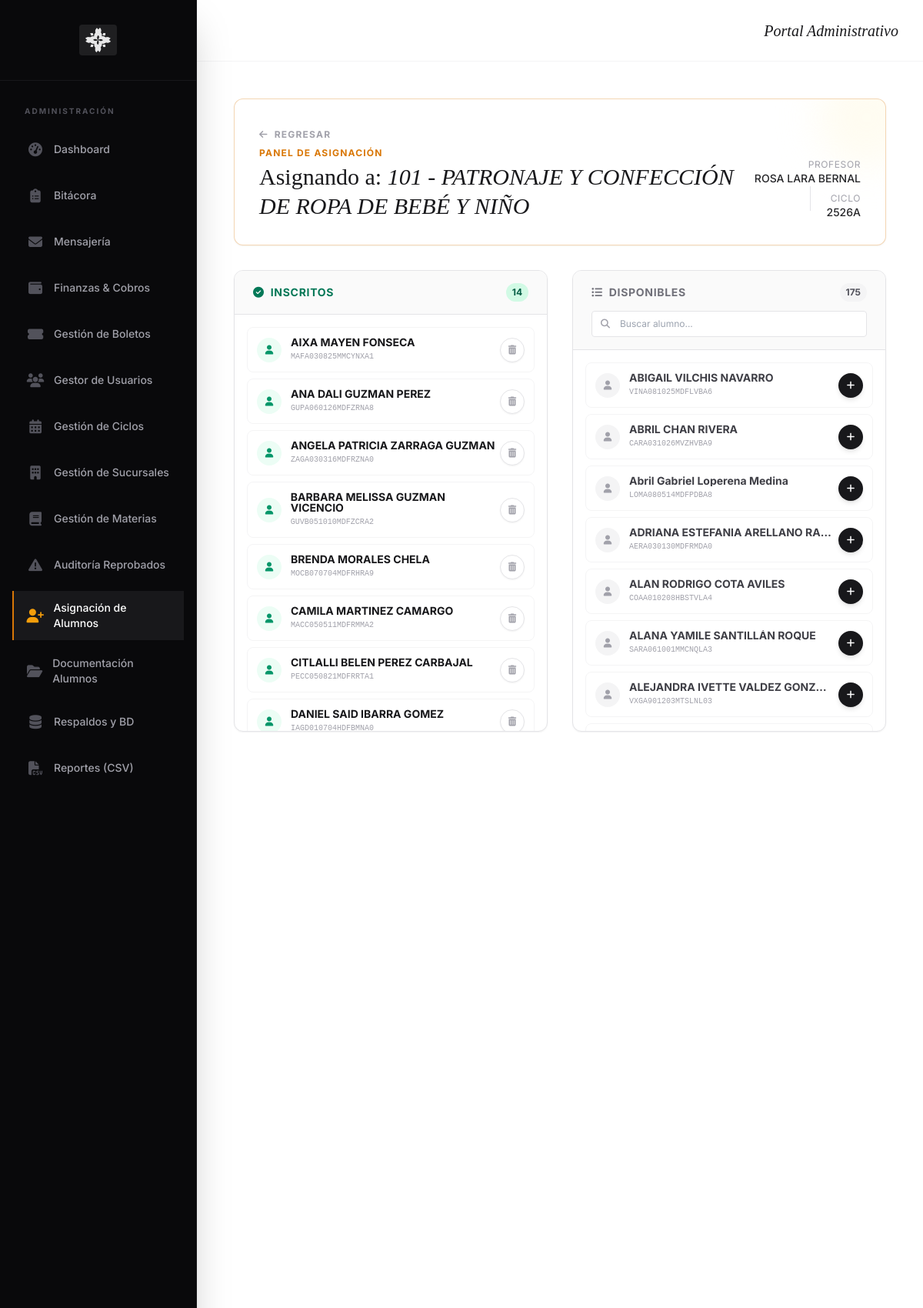
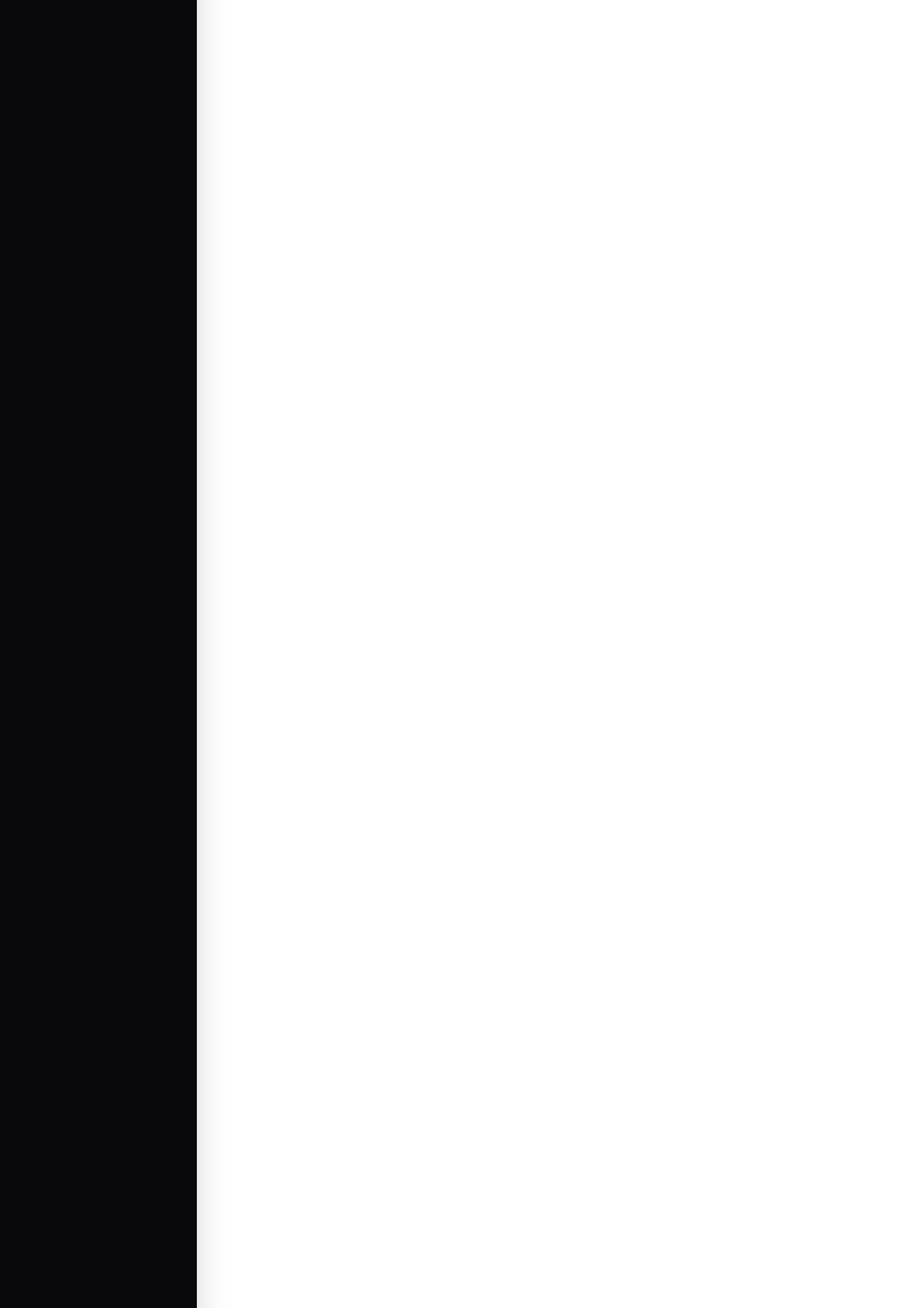
Page /front/admin/dashboard.php?page=asignacion&clase_id=107 (signed in, upper part) on the committed database (2 pictures, top to bottom).
### tables this page shows
CREATE TABLE `Clases` (
  `id` int(11) NOT NULL,
  `materia_id` int(11) NOT NULL,
  `profesor_id` int(11) NOT NULL,
  `ciclo_id` int(11) NOT NULL,
  `sucursal_id` int(11) NOT NULL,
  `grupo` varchar(50) DEFAULT 'A'
);

CREATE TABLE `Materias` (
  `id` int(11) NOT NULL,
  `nombre_materia` varchar(255) NOT NULL,
  `semestre` int(11) NOT NULL COMMENT 'Número del 1 al 6 para saber a qué semestre pertenece'
);

CREATE TABLE `Usuarios` (
  `id` int(11) NOT NULL,
  `nombre_completo` varchar(255) NOT NULL,
  `curp` varchar(18) NOT NULL COMMENT 'Se usará como nombre de usuario para el login',
  `password_hash` varchar(255) DEFAULT NULL COMMENT 'Contraseña encriptada, NULL si no ha sido creada',
  `perfil_id` int(11) NOT NULL,
  `estado` enum('activo','inactivo') NOT NULL DEFAULT 'activo' COMMENT 'Estado del usuario en el sistema',
  `fecha_creacion` timestamp NOT NULL DEFAULT current_timestamp(),
  `forma` enum('presencial','online','no aplica') DEFAULT 'no aplica',
  `cuenta_deposito_id` int(11) DEFAULT NULL
);

CREATE TABLE `Ciclos_Escolares` (
  `id` int(11) NOT NULL,
  `nombre_ciclo` varchar(100) NOT NULL COMMENT 'Ej: Apertura 2025, Cierre 2025',
  `fecha_inicio` date NOT NULL,
  `fecha_fin` date NOT NULL,
  `estado` enum('activo','inactivo','cerrado') NOT NULL DEFAULT 'inactivo' COMMENT 'Activo: ciclo actual. Inactivo: futuro. Cerrado: pasado.'
);

CREATE TABLE `Inscripciones` (
  `id` int(11) NOT NULL,
  `alumno_id` int(11) NOT NULL COMMENT 'Referencia al ID del usuario alumno',
  `clase_id` int(11) NOT NULL COMMENT 'Referencia al ID de la clase (materia+profesor+ciclo)',
  `calificacion_final` decimal(5,2) DEFAULT NULL COMMENT 'La calificación final, se calculará después'
);

### front/admin/body_asignacion.php (the view, shortened to what this page needs)
<?php
require '../../back/db_connect.php';
$clase_id = (int) $_GET['clase_id'];
$sql_clase_details = "SELECT m.nombre_materia, u.nombre_completo as profesor_nombre, ce.nombre_ciclo, c.materia_id, c.ciclo_id
                      FROM Clases c
                      JOIN Materias m ON c.materia_id = m.id
                      JOIN Usuarios u ON c.profesor_id = u.id
                      JOIN Ciclos_Escolares ce ON c.ciclo_id = ce.id
                      WHERE c.id = $clase_id";
$clase_details = $conn->query($sql_clase_details)->fetch_assoc();
$sql_inscritos = "SELECT i.id as inscripcion_id, u.id as alumno_id, u.nombre_completo, u.curp
                  FROM Inscripciones i
                  JOIN Usuarios u ON i.alumno_id = u.id
                  WHERE i.clase_id = $clase_id AND u.perfil_id = 3
                  ORDER BY u.nombre_completo";
$alumnos_inscritos = $conn->query($sql_inscritos)->fetch_all(MYSQLI_ASSOC);
$materia_id = (int) $clase_details['materia_id'];
$ciclo_id = (int) $clase_details['ciclo_id'];
$sql_excluidos = "SELECT DISTINCT i.alumno_id
                  FROM Inscripciones i
                  JOIN Clases c ON i.clase_id = c.id
                  WHERE c.materia_id = $materia_id AND c.ciclo_id = $ciclo_id";
$res_excluidos = $conn->query($sql_excluidos);
$ids_excluidos = [];
while ($row = $res_excluidos->fetch_assoc()) {
    $ids_excluidos[] = $row['alumno_id'];
}
$sql_disponibles = "SELECT id, nombre_completo, curp FROM Usuarios WHERE perfil_id = 3 AND estado = 'Activo'";
if (!empty($ids_excluidos)) {
    $sql_disponibles .= " AND id NOT IN (" . implode(',', $ids_excluidos) . ")";
}
$sql_disponibles .= " ORDER BY nombre_completo";
$alumnos_disponibles = $conn->query($sql_disponibles)->fetch_all(MYSQLI_ASSOC);
?>
<div class="bg-white rounded-xl shadow-sm border border-amber-600/30 p-8 mb-8 relative overflow-hidden">
    <div
        class="absolute top-0 right-0 w-32 h-32 bg-amber-50 rounded-full mix-blend-multiply filter blur-xl opacity-70 translate-x-10 -translate-y-10">
    </div>
    <div class="relative z-10 flex flex-col md:flex-row justify-between items-start md:items-end gap-4">
        <div>
            <a href="dashboard.php?page=materias" class="text-xs font-bold uppercase tracking-widest text-zinc-400 hover:text-zinc-600 mb-2 inline-block transition-colors">
                <i class="fas fa-arrow-left mr-1"></i> Regresar
            </a>
            <p class="text-xs font-bold uppercase tracking-widest text-amber-600 mb-1">Panel de Asignación</p>
            <h2 class="font-serif text-3xl text-zinc-900 leading-tight">
                Asignando a: <span
                    class="italic"><?php echo htmlspecialchars($clase_details['nombre_materia']); ?></span>
            </h2>
        </div>
        <div class="text-right">
            <div class="inline-flex flex-col items-end">
                <span class="text-xs text-zinc-400 uppercase tracking-wider">Profesor</span>
                <span
                    class="text-sm font-medium text-zinc-800"><?php echo htmlspecialchars($clase_details['profesor_nombre']); ?></span>
            </div>
            <div class="inline-flex flex-col items-end mt-2 md:mt-0">
                <span class="text-xs text-zinc-400 uppercase tracking-wider">Ciclo</span>
                <span
                    class="text-sm font-medium text-zinc-800"><?php echo htmlspecialchars($clase_details['nombre_ciclo']); ?></span>
            </div>
        </div>
    </div>
</div>
<div class="grid grid-cols-1 lg:grid-cols-2 gap-8 h-[600px]">
    <div class="flex flex-col h-full bg-white rounded-xl shadow-sm border border-zinc-200 overflow-hidden">
        <div class="px-6 py-4 bg-zinc-50 border-b border-zinc-200 flex justify-between items-center">
            <h5 class="text-sm font-bold uppercase tracking-wider text-emerald-700 flex items-center">
                <i class="fas fa-check-circle mr-2"></i> Inscritos
            </h5>
            <span
                class="bg-emerald-100 text-emerald-800 text-xs font-bold px-2 py-1 rounded-full"><?php echo count($alumnos_inscritos); ?></span>
        </div>
        <div class="flex-1 overflow-y-auto p-4 space-y-2">
            <?php if (empty($alumnos_inscritos)): ?>
                <div class="flex flex-col items-center justify-center h-full text-zinc-400 opacity-60">
                    <i class="fas fa-users-slash text-4xl mb-2"></i>
                    <p class="text-sm">No hay alumnos inscritos.</p>
                </div>
            <?php else: ?>
                <?php foreach ($alumnos_inscritos as $alumno): ?>
                    <div
                        class="group flex items-center justify-between p-3 rounded-lg border border-zinc-100 hover:border-rose-200 hover:bg-rose-50 transition-all">
                        <div class="flex items-center gap-3">
                            <div
                                class="w-8 h-8 rounded-full bg-emerald-50 text-emerald-600 flex items-center justify-center text-xs font-bold">
                                <i class="fas fa-user"></i>
                            </div>
                            <div>
                                <p class="text-sm font-bold text-zinc-900 leading-none">
                                    <?php echo htmlspecialchars($alumno['nombre_completo']); ?>
                                </p>
                                <p class="text-[10px] text-zinc-400 font-mono mt-1">
                                    <?php echo htmlspecialchars($alumno['curp']); ?>
                                </p>
                            </div>
                        </div>
                        <form action="../../back/admin_actions_asignacion.php" method="POST">
                            <button type="submit"
                                class="w-8 h-8 flex items-center justify-center rounded-full bg-white border border-zinc-200 text-zinc-400 hover:bg-rose-500 hover:text-white hover:border-rose-500 transition-all shadow-sm"
                                title="Dar de baja">
                                <i class="fas fa-trash-alt text-xs"></i>
                            </button>
                        </form>
                    </div>
                <?php endforeach; ?>
            <?php endif; ?>
        </div>
    </div>
    <div class="flex flex-col h-full bg-white rounded-xl shadow-sm border border-zinc-200 overflow-hidden">
        <div class="px-6 py-4 bg-zinc-50 border-b border-zinc-200">
            <div class="flex justify-between items-center mb-3">
                <h5 class="text-sm font-bold uppercase tracking-wider text-zinc-500 flex items-center">
                    <i class="fas fa-list-ul mr-2"></i> Disponibles
                </h5>
                <span
                    class="bg-zinc-100 text-zinc-600 text-xs font-bold px-2 py-1 rounded-full"><?php echo count($alumnos_disponibles); ?></span>
            </div>
            <div class="relative">
                <i class="fas fa-search absolute left-3 top-1/2 transform -translate-y-1/2 text-zinc-400 text-xs"></i>
                <input type="text" id="filterAvailable" placeholder="Buscar alumno..."
                    class="w-full pl-9 pr-3 py-2 text-xs border border-zinc-200 rounded focus:border-zinc-800 focus:outline-none bg-white transition-colors">
            </div>
        </div>
        <div class="flex-1 overflow-y-auto p-4 space-y-2" id="availableList">
            <?php if (empty($alumnos_disponibles)): ?>
                <div class="flex flex-col items-center justify-center h-full text-zinc-400 opacity-60">
                    <i class="fas fa-check-circle text-4xl mb-2"></i>
                    <p class="text-sm">Todos los alumnos están inscritos.</p>
                </div>
            <?php else: ?>
                <?php foreach ($alumnos_disponibles as $alumno): ?>
                    <div
                        class="student-item group flex items-center justify-between p-3 rounded-lg border border-zinc-100 hover:bg-zinc-50 transition-all">
                        <div class="flex items-center gap-3 overflow-hidden">
                            <div
                                class="w-8 h-8 rounded-full bg-zinc-100 text-zinc-400 flex items-center justify-center text-xs font-bold flex-shrink-0">
                                <i class="fas fa-user"></i>
                            </div>
                            <div class="truncate">
                                <p class="student-name text-sm font-bold text-zinc-700 leading-none truncate">
                                    <?php echo htmlspecialchars($alumno['nombre_completo']); ?>
                                </p>
                                <p class="text-[10px] text-zinc-400 font-mono mt-1">
                                    <?php echo htmlspecialchars($alumno['curp']); ?>
                                </p>
                            </div>
                        </div>
                        <form action="../../back/admin_actions_asignacion.php" method="POST" class="flex-shrink-0 ml-2">
                            <button type="submit"
                                class="w-8 h-8 flex items-center justify-center rounded-full bg-zinc-900 text-white hover:bg-emerald-600 hover:scale-105 transition-all shadow-md"
                                title="Inscribir">
                                <i class="fas fa-plus text-xs"></i>
                            </button>
                        </form>
                    </div>
                <?php endforeach; ?>
            <?php endif; ?>
        </div>
    </div>
</div>

### front/admin/dashboard.php (style rules this page uses)
body { font-family: 'Inter', sans-serif; }

### rows in the picture
clases: materia.nombre_materia "101 - PATRONAJE Y CONFECCIÓN DE ROPA DE BEBÉ Y NIÑO", profesor.nombre_completo "ROSA LARA BERNAL", ciclo.nombre_ciclo "2526A"
inscripciones: alumno.nombre_completo "AIXA MAYEN FONSECA", alumno.curp "MAFA030825MMCYNXA1"
inscripciones: alumno.nombre_completo "ANA DALI GUZMAN PEREZ", alumno.curp "GUPA060126MDFZRNA8"
inscripciones: alumno.nombre_completo "ANGELA PATRICIA ZARRAGA GUZMAN", alumno.curp "ZAGA030316MDFRZNA0"
inscripciones: alumno.nombre_completo "BARBARA MELISSA GUZMAN VICENCIO", alumno.curp "GUVB051010MDFZCRA2"
inscripciones: alumno.nombre_completo "BRENDA MORALES CHELA", alumno.curp "MOCB070704MDFRHRA9"
inscripciones: alumno.nombre_completo "CAMILA MARTINEZ CAMARGO", alumno.curp "MACC050511MDFRMMA2"
inscripciones: alumno.nombre_completo "CITLALLI BELEN PEREZ CARBAJAL", alumno.curp "PECC050821MDFRRTA1"
inscripciones: alumno.nombre_completo "DANIEL SAID IBARRA GOMEZ", alumno.curp "IAGD010704HDFBMNA0"
usuarios: nombre_completo "ABIGAIL VILCHIS NAVARRO", curp "VINA081025MDFLVBA6"
usuarios: nombre_completo "ABRIL CHAN RIVERA", curp "CARA031026MVZHVBA9"
usuarios: nombre_completo "Abril Gabriel Loperena Medina", curp "LOMA080514MDFPDBA8"
usuarios: nombre_completo "ADRIANA ESTEFANIA ARELLANO RA…", curp "AERA030130MDFRMDA0"
usuarios: nombre_completo "ALAN RODRIGO COTA AVILES", curp "COAA010208HBSTVLA4"
usuarios: nombre_completo "ALANA YAMILE SANTILLÁN ROQUE", curp "SARA061001MMCNQLA3"
usuarios: nombre_completo "ALEJANDRA IVETTE VALDEZ GONZ…", curp "VXGA901203MTSLNL03"

### other values in the picture
$item['label'] "Dashboard"
$item['label'] "Bitácora"
$item['label'] "Mensajería"
$item['label'] "Finanzas & Cobros"
$item['label'] "Gestión de Boletos"
$item['label'] "Gestor de Usuarios"
$item['label'] "Gestión de Ciclos"
$item['label'] "Gestión de Sucursales"
$item['label'] "Gestión de Materias"
$item['label'] "Auditoría Reprobados"
$item['label'] "Asignación de Alumnos"
$item['label'] "Documentación Alumnos"
$item['label'] "Respaldos y BD"
$item['label'] "Reportes (CSV)"
count($alumnos_inscritos) "14"
